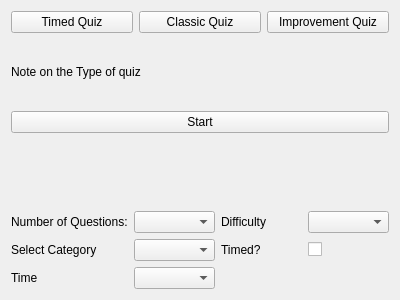
<?xml version="1.0" encoding="UTF-8"?>
<ui version="4.0">
 <class>Form</class>
 <widget class="QWidget" name="Form">
  <property name="geometry">
   <rect>
    <x>0</x>
    <y>0</y>
    <width>400</width>
    <height>300</height>
   </rect>
  </property>
  <property name="windowTitle">
   <string>Form</string>
  </property>
  <layout class="QVBoxLayout" name="verticalLayout_2">
   <item>
    <layout class="QHBoxLayout" name="horizontalLayout">
     <item>
      <widget class="QPushButton" name="timed_btn">
       <property name="text">
        <string>Timed Quiz</string>
       </property>
      </widget>
     </item>
     <item>
      <widget class="QPushButton" name="classic_btn">
       <property name="text">
        <string>Classic Quiz</string>
       </property>
      </widget>
     </item>
     <item>
      <widget class="QPushButton" name="improvement_btn">
       <property name="text">
        <string>Improvement Quiz</string>
       </property>
      </widget>
     </item>
    </layout>
   </item>
   <item>
    <widget class="QLabel" name="label_6">
     <property name="text">
      <string>Note on the Type of quiz</string>
     </property>
    </widget>
   </item>
   <item>
    <widget class="QPushButton" name="start_btn">
     <property name="text">
      <string>Start</string>
     </property>
    </widget>
   </item>
   <item>
    <widget class="QWidget" name="widget" native="true"/>
   </item>
   <item>
    <layout class="QVBoxLayout" name="verticalLayout">
     <item>
      <layout class="QGridLayout" name="gridLayout">
       <item row="0" column="0">
        <widget class="QLabel" name="label">
         <property name="text">
          <string>Number of Questions:</string>
         </property>
        </widget>
       </item>
       <item row="0" column="2">
        <widget class="QLabel" name="label_2">
         <property name="text">
          <string>Difficulty</string>
         </property>
        </widget>
       </item>
       <item row="1" column="3">
        <widget class="QCheckBox" name="checkBox">
         <property name="text">
          <string/>
         </property>
        </widget>
       </item>
       <item row="1" column="2">
        <widget class="QLabel" name="label_4">
         <property name="text">
          <string>Timed?</string>
         </property>
        </widget>
       </item>
       <item row="1" column="0">
        <widget class="QLabel" name="label_3">
         <property name="text">
          <string>Select Category</string>
         </property>
        </widget>
       </item>
       <item row="0" column="3">
        <widget class="QComboBox" name="comboBox_2"/>
       </item>
       <item row="1" column="1">
        <widget class="QComboBox" name="comboBox_3"/>
       </item>
       <item row="0" column="1">
        <widget class="QComboBox" name="comboBox"/>
       </item>
       <item row="2" column="0">
        <widget class="QLabel" name="label_5">
         <property name="text">
          <string>Time</string>
         </property>
        </widget>
       </item>
       <item row="2" column="1">
        <widget class="QComboBox" name="comboBox_4"/>
       </item>
      </layout>
     </item>
    </layout>
   </item>
  </layout>
 </widget>
 <resources/>
 <connections/>
</ui>
